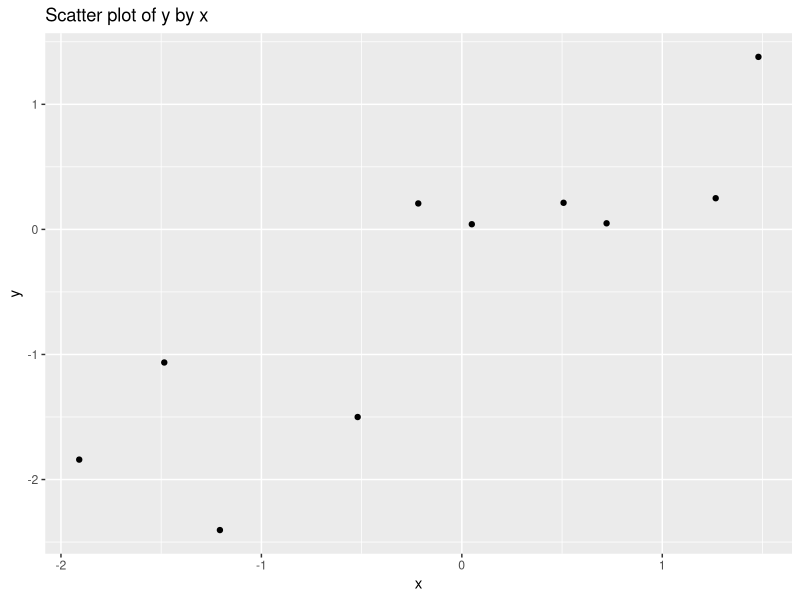

The R source for this figure:
## ---- chunk 1
knitr::opts_chunk$set(echo = TRUE, eval = TRUE, collapse = TRUE, comment = ">")
options(htmltools.dir.version = FALSE)
htmltools::tagList(rmarkdown::html_dependency_font_awesome())
head <- function(x, n = 6) {
  x <- utils::head(x, n)
  knitr::kable(x, format = "html")
}
## ---- chunk 2
## load the tidyverse
library(tidyverse)
## ---- chunk 3
(x <- rnorm(10))
## ---- chunk 4
(y <- rnorm(10) + x)
## ---- chunk 5
(df <- data.frame(x, y))
## ---- chunk 6
## another way to store you data [as a data frame]
tibble::as_tibble(df)
## ---- chunk 7
## scatter plot
ggplot(df, aes(x, y)) + 
  geom_point() + 
  labs(title = "Scatter plot of y by x")
## ---- chunk 8
#data <- read.csv("mydataset.csv")
## ---- chunk 9
df
## ---- chunk 10
formula <- formula(y ~ x)
## ---- chunk 11
m1 <- lm(formula = formula, data = df)
## ---- chunk 12
summary(m1)
## ---- chunk 13
## perceived bias in news article
y <- rnorm(10, 0, 1)

## partisanship of source
x1 <- rnorm(10, 0, 1) + df$y

## popularity of source
x2 <- rnorm(10, 0, .2) - df$y

## whether viewed via social media
x3 <- (rnorm(10, 0, 3) + df$y) > 0

## gender of reader
x4 <- sample(c("man", "woman", "trans", "other"), 10, replace = TRUE)
## ---- chunk 14
## data frame
bias <- data.frame(y, x1, x2, x3, x4)
bias
## ---- chunk 15
m1 <- lm(y ~ x1, data = bias)
summary(m1)
## ---- chunk 16
m1 <- lm(y ~ x1 + x2, data = bias)
summary(m1)
## ---- chunk 17
m1 <- lm(y ~ x1 + x2 + x3, data = bias)
summary(m1)
## ---- chunk 18
m1 <- lm(y ~ x1 + x2 + x3 + x4, data = bias)
summary(m1)
